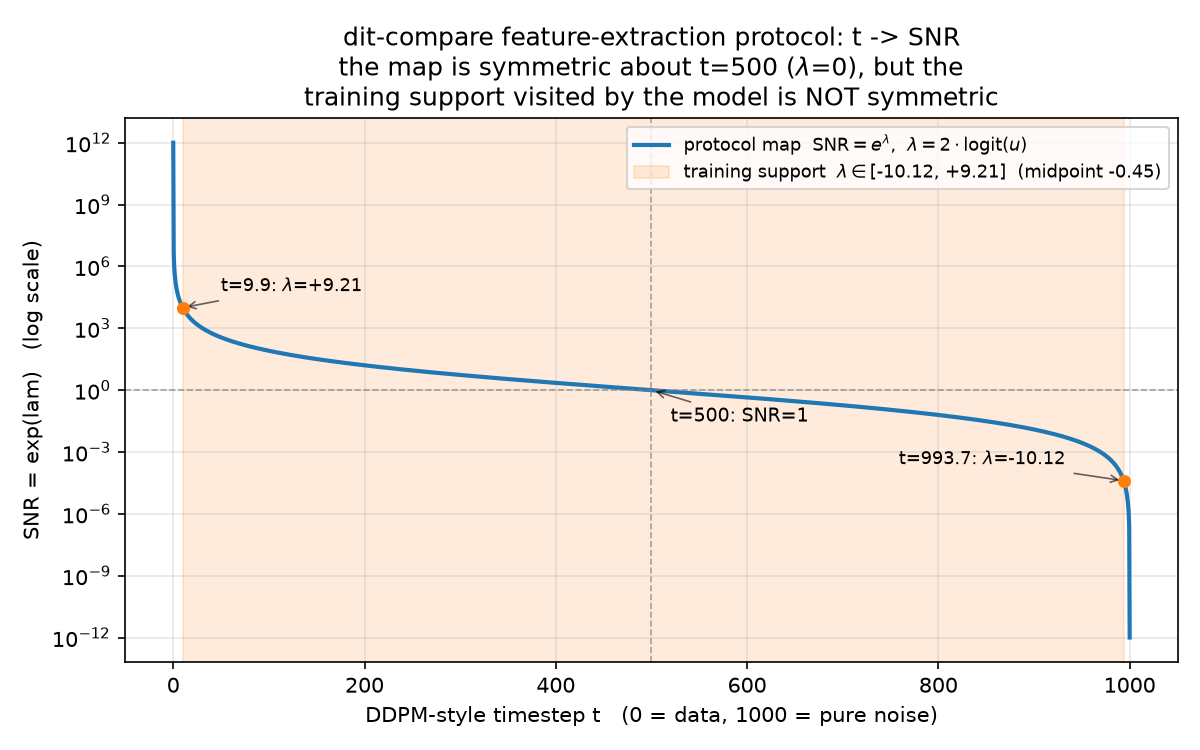

Generate this figure with Python:
#!/usr/bin/env python3
"""t -> SNR conversion for the dit_compare.py feature-extraction protocol.

Pure stdlib (no torch): mirrors the mapping inside DiTFeaturePipeline.__call__
(for_feature/dit_compare.py), where a DDPM-style extraction timestep t
(0 = data, 1000 = pure noise) is converted to the protocol's implied logSNR:

    u   = (1000 - t) / 1000 + 1e-6
    u_c = clip(u, 1e-6, 1 - 1e-6)
    lam = 2 * log(u_c / (1 - u_c))          # logSNR
    SNR = exp(lam) = (u_c / (1 - u_c))^2

Both vp and fm pipelines share this t -> lam mapping; the paths differ only in
the noising curve applied AT that lam, so one table serves both. Keep this in
sync with dit_compare.py if the protocol ever changes.

Usage:
    python t_to_snr.py                      # 11-point table over [0, 1000]
    python t_to_snr.py 100 500 900          # query specific timesteps
    python t_to_snr.py --range 0 1000 --steps 21
    python t_to_snr.py --plot t_to_snr.png  # also save the t->SNR curve
"""

import argparse
import math


def t_to_logsnr(t):
    """Exact t -> logSNR mapping of DiTFeaturePipeline.__call__."""
    u = (1000.0 - t) / 1000.0 + 1e-6
    u_c = min(max(u, 1e-6), 1.0 - 1e-6)
    return 2.0 * math.log(u_c / (1.0 - u_c))


def main():
    parser = argparse.ArgumentParser(
        description=__doc__, formatter_class=argparse.RawDescriptionHelpFormatter)
    parser.add_argument("t", type=float, nargs="*",
                        help="DDPM-style timesteps in [0, 1000] (0=data, 1000=noise)")
    parser.add_argument("--range", type=float, nargs=2, default=(0.0, 1000.0),
                        metavar=("T0", "T1"), help="scan range when no t is given")
    parser.add_argument("--steps", type=int, default=11,
                        help="number of scan points (with --range)")
    parser.add_argument("--plot", metavar="PNG", default=None,
                        help="save a matplotlib t->SNR curve to this path")
    args = parser.parse_args()

    if args.t:
        ts = args.t
    else:
        lo, hi = args.range
        n = max(args.steps - 1, 1)
        ts = [lo + i * (hi - lo) / n for i in range(args.steps)]

    print(f"{'t':>10} {'u':>12} {'logSNR':>10} {'SNR':>14} {'SNR(dB)':>10}")
    print("-" * 60)
    for t in ts:
        u = (1000.0 - t) / 1000.0 + 1e-6
        lam = t_to_logsnr(t)
        snr = math.exp(lam)
        snr_db = 10.0 * math.log10(snr)
        print(f"{t:>10.2f} {u:>12.6f} {lam:>10.4f} {snr:>14.6g} {snr_db:>10.2f}")

    if args.plot:
        plot_curve(args.plot)


def training_lambda_range(num_timesteps=1000, beta_start=1e-4, beta_end=0.02):
    """DDPM-chain logSNR endpoints (mirrors formulas.default_lambda_range):
    the training support [lam_min, lam_max] ~ [-10.12, +9.21], NOT symmetric.
    """
    log_abar = 0.0
    lam_max = None
    for i in range(num_timesteps):
        beta = beta_start + (beta_end - beta_start) * i / (num_timesteps - 1)
        log_abar += math.log(1.0 - beta)
        if i == 0:
            lam_max = log_abar - math.log1p(-math.exp(log_abar))
    lam_min = log_abar - math.log1p(-math.exp(log_abar))
    return lam_min, lam_max


def plot_curve(png, lo=0.0, hi=1000.0, n=2001):
    """Save the t -> SNR curve (log-scale y axis) over the full t range,
    with the asymmetric training-support interval overlaid."""
    import matplotlib
    matplotlib.use("Agg")
    import matplotlib.pyplot as plt

    ts = [lo + i * (hi - lo) / (n - 1) for i in range(n)]
    snrs = [math.exp(t_to_logsnr(t)) for t in ts]

    # training support: lam in [lam_min, lam_max] (asymmetric, midpoint -0.454)
    lam_min, lam_max = training_lambda_range()

    def t_of(lam):  # inverse of lam = 2*logit(u)
        u = 1.0 / (1.0 + math.exp(-0.5 * lam))
        return 1000.0 * (1.0 - u + 1e-6)

    t_data, t_noise = t_of(lam_max), t_of(lam_min)

    fig, ax = plt.subplots(figsize=(8.0, 5.0))
    ax.plot(ts, snrs, lw=2.0, color="C0",
            label="protocol map  $\\mathrm{SNR}=e^{\\lambda}$,  $\\lambda=2\\cdot$logit$(u)$")
    ax.set_yscale("log")
    ax.axvspan(t_data, t_noise, color="C1", alpha=0.15,
               label="training support  $\\lambda\\in$[%.2f, +%.2f]"
                     "  (midpoint %.2f)" % (lam_min, lam_max, 0.5 * (lam_min + lam_max)))
    for lam, t_end in ((lam_max, t_data), (lam_min, t_noise)):
        y = math.exp(lam)
        ax.scatter([t_end], [y], s=28, color="C1", zorder=5)
        dx = 40 if t_end < 500 else -235
        ax.annotate("t=%.1f: $\\lambda$=%+.2f" % (t_end, lam),
                    xy=(t_end, y), xytext=(t_end + dx, y * 6),
                    fontsize=8.5, arrowprops=dict(arrowstyle="->", lw=0.8, alpha=0.6))
    ax.axhline(1.0, color="gray", lw=0.8, ls="--", alpha=0.7)
    ax.axvline(500.0, color="gray", lw=0.8, ls="--", alpha=0.7)
    ax.annotate("t=500: SNR=1",
                xy=(500.0, 1.0), xytext=(520.0, 3e-2), fontsize=9,
                arrowprops=dict(arrowstyle="->", lw=0.8, alpha=0.6))
    ax.set_xlabel("DDPM-style timestep t   (0 = data, 1000 = pure noise)")
    ax.set_ylabel("SNR = exp(lam)   (log scale)")
    ax.set_title("dit-compare feature-extraction protocol: t -> SNR\n"
                 "the map is symmetric about t=500 ($\\lambda$=0), but the\n"
                 "training support visited by the model is NOT symmetric")
    ax.grid(True, which="both", alpha=0.3)
    ax.legend(loc="upper right", fontsize=8.5)
    fig.tight_layout()
    fig.savefig(png, dpi=150)
    print(f"saved curve plot -> {png}")


if __name__ == "__main__":
    main()
